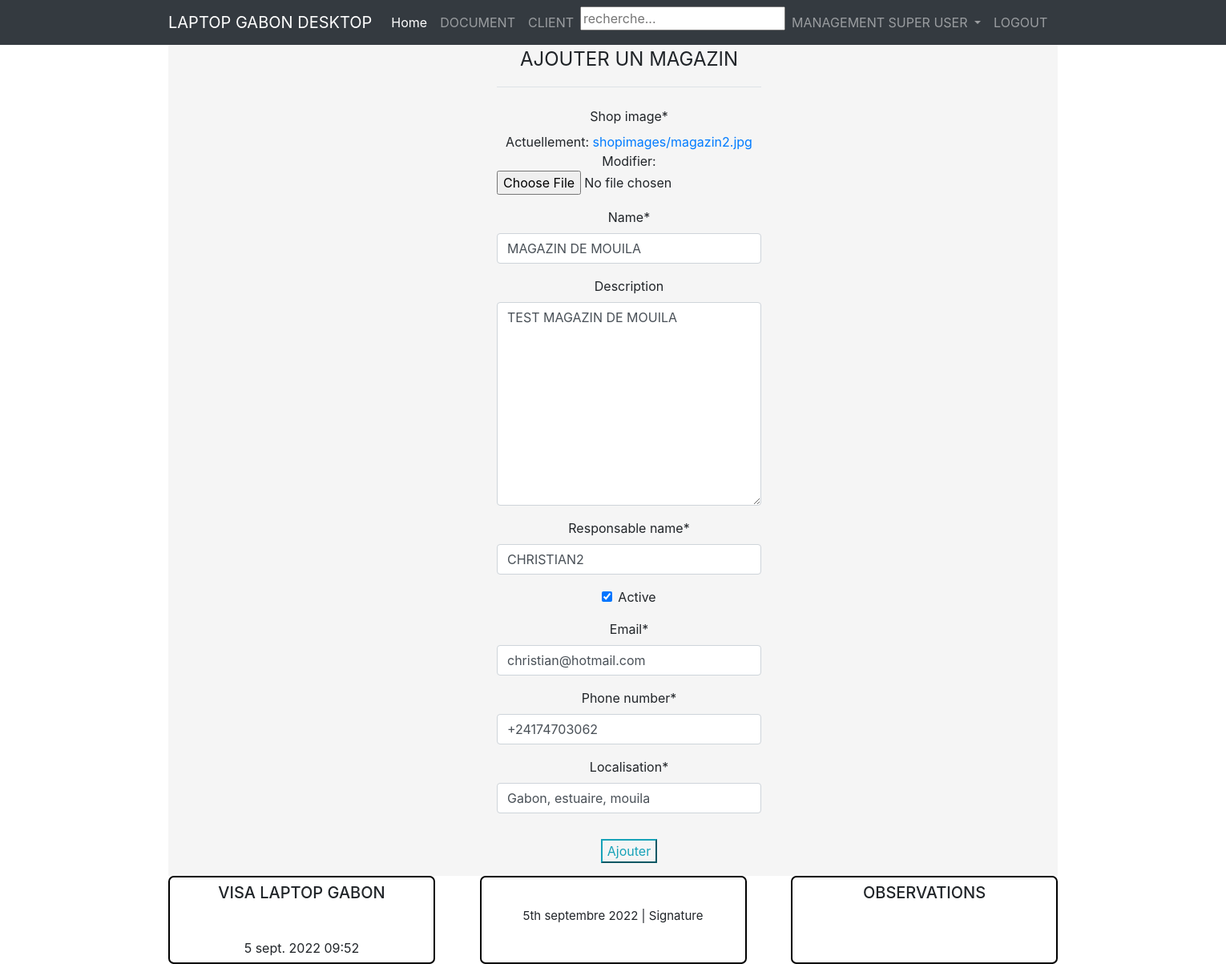
The app's page /alldetail/shop/5/edit/ (signed in) with its own data.
### alldetail/models.py (models this page shows, shortened)
class Shop(models.Model):
    date_created = models.DateTimeField(auto_now_add=True)
    date_updated = models.DateTimeField(auto_now=True)
    shop_image = models.ImageField(upload_to='shopimages/')
    name = models.CharField(max_length=255)
    responsable_name = models.CharField(max_length=255)
    email = models.EmailField(max_length = 254)
    phone_number = PhoneNumberField()
    description = models.TextField(blank=True)
    localisation = models.CharField(max_length = 255)
    author = models.ForeignKey(User, on_delete=models.CASCADE, null=True, blank=True)
    active = models.BooleanField(default=False)

### alldetail/views.py (the view)
# urls.py: path('shop/<int:pk>/edit/', ShopUpdateView.as_view(), name="shop-update"),
class ShopUpdateView(LoginRequiredMixin,UserPassesTestMixin,UpdateView):
    model = Shop
    fields = ['shop_image','name','description','responsable_name','active','email','phone_number','localisation']
    def test_func(self):
        if self.request.user.is_superuser:
            return True
        return False

### templates/alldetail/shop_form.html (shortened to what this page needs)
{% extends "base.html"%}
{% load crispy_forms_tags %}
{% block content %}
<div class="container" style="background-color:whitesmoke;">
    <div class="row" style="position:center;text-align:center;margin:0 auto;margin-left:380px;width:100%;">
        <div class="col-8 col-md-4 mx auto">
            <form method="POST" enctype="multipart/form-data">
                <div class="form-group">
                    <legend class="mb-4 pb-3 border-bottom text-uppercase">Ajouter un magazin</legend>
                    <table style="width:100;">
                    {{form|crispy}}
                    </table>
                </div>
                <div class="form-group">
                    <button class="btn-outline-info" type="submit">Ajouter</button>
                </div>
            </form>
        </div>
    </div>
</div>
{% endblock content %}

### records on screen
Shop: name "MAGAZIN DE MOUILA", description "TEST MAGAZIN DE MOUILA", responsable_name "CHRISTIAN2", active "☑", email "christian@hotmail.com", phone_number "+24174703062", localisation "Gabon, estuaire, mouila"
